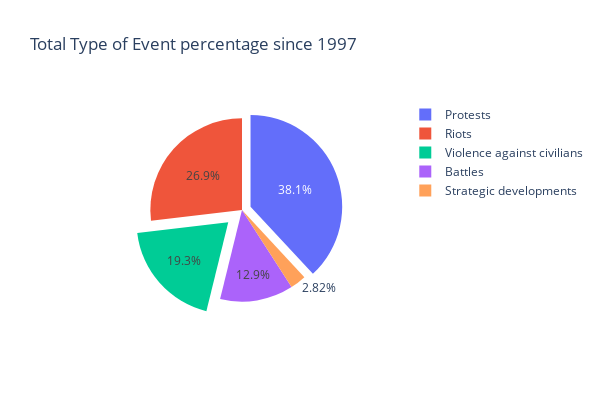

Notebook code for this chart:
### Code cell
# Interactive with plotly

fig = go.Figure(data=[go.Pie(labels=event_type.index, 
                             values=event_type, 
                             pull=[0.1, 0, 0.2,0, 0])])
fig.update_layout(
    title_text="Total Type of Event percentage since 1997",
    autosize=False,
    width=600,
    height=400,)

### Figure 1 — Plotly figure (JSON) as saved in the notebook; plotly's stock layout.template omitted (floating-point values rounded to 4 significant figures)
{"data": [{"labels": ["Protests", "Riots", "Violence against civilians", "Battles", "Strategic developments"], "pull": [0.1, 0, 0.2, 0, 0], "type": "pie", "values": [486, 343, 246, 165, 36]}], "layout": {"autosize": false, "height": 400, "title": {"text": "Total Type of Event percentage since 1997"}, "width": 600}}
